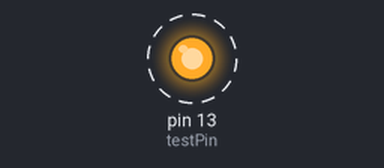
A sketch run on a simulated Arduino Uno, built with avr-gcc and run on an emulated ATmega328P. Parts: output pins drawn as LEDs (lit = HIGH). Dashed ring = blinking. What the sketch prints to the serial monitor is not drawn.

Above: at 0.5 s.
Timing chart, 0 to 4.6 s (numbered marks = the images above):
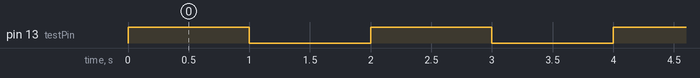

Measured:
- by itself, pin 13 (testPin): alternates HIGH for 1.0 s and LOW for 1.0 s

The sketch:

pin13.ino
```cpp
/* @author f4prime
 * @email zzz136454872@163.com
 * @function test if the led marked as L is
 * linked to digital pin 13
 */

#define testPin 13

void setup() {
    Serial.begin(9600);
    Serial.print("start");
    pinMode(testPin,OUTPUT);
}

void loop() {
    Serial.println("high");
    digitalWrite(testPin,HIGH);
    delay(1000);
    Serial.println("low");
    digitalWrite(testPin,LOW);
    delay(1000);
}
```
